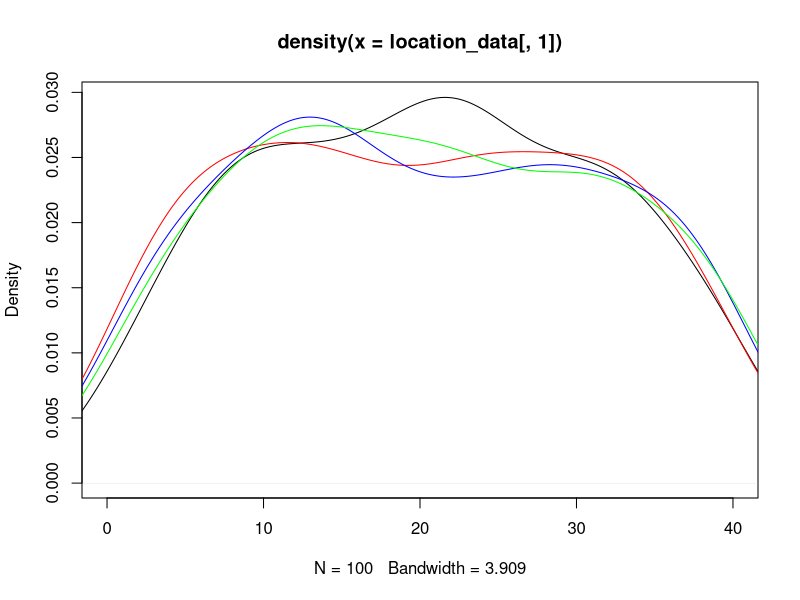
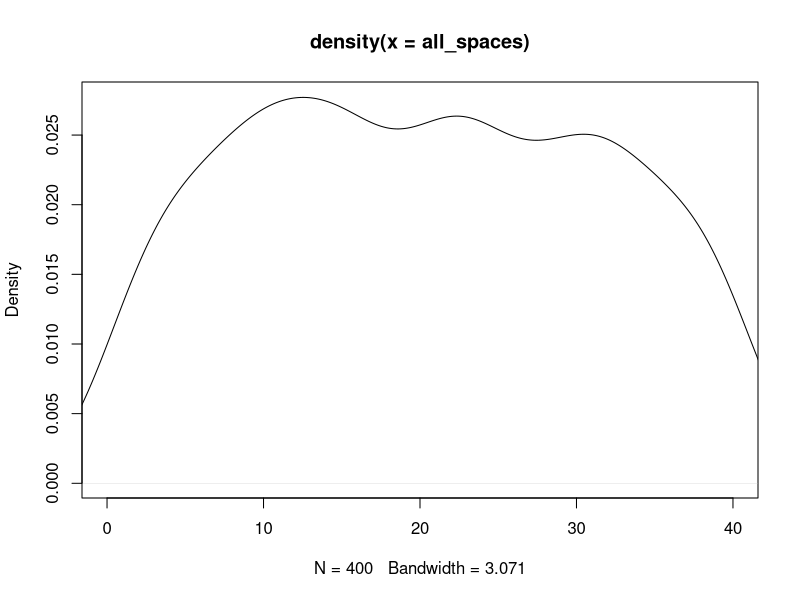
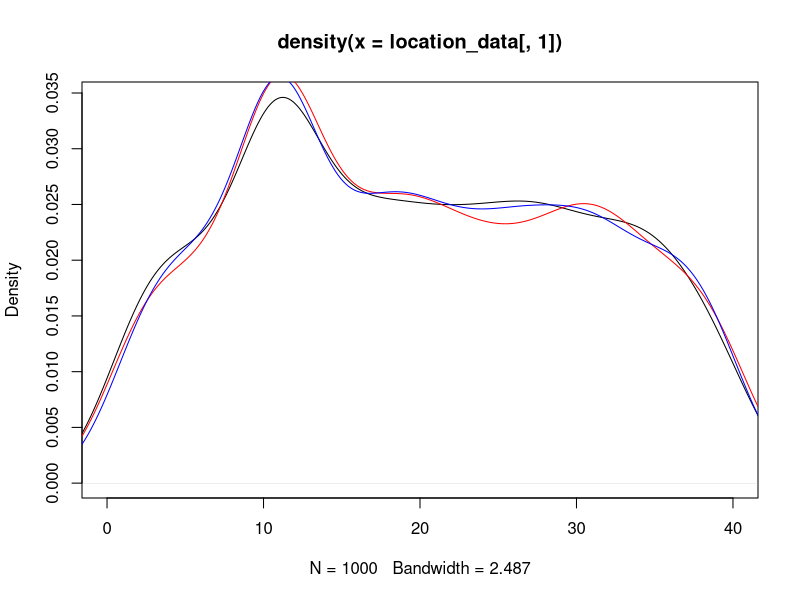
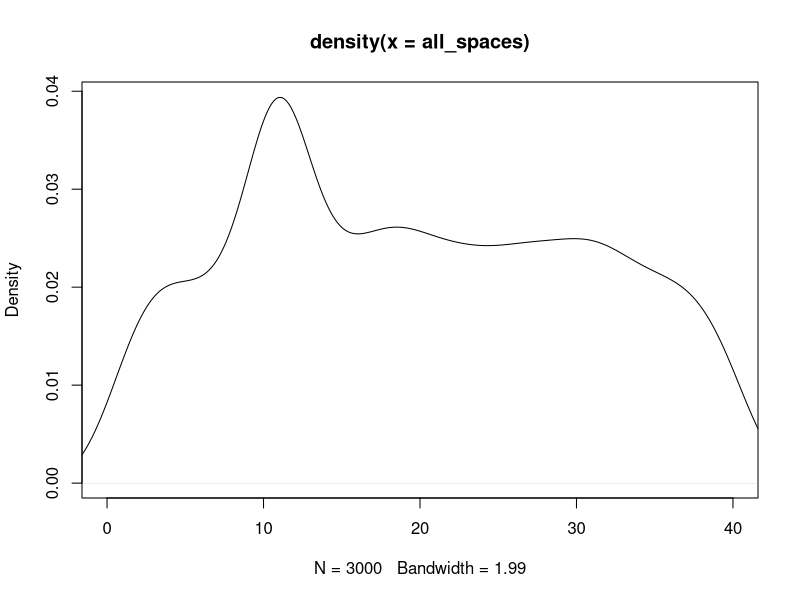

Generate these figures, in order, with R: (Note: this script raises an error after producing the figures.)
## ---- chunk 1
knitr::opts_chunk$set(echo = TRUE)
## ---- chunk 2
#libraries
library(dplyr)
library(ggplot2)
## ---- chunk 3
#Kayleigh
##LET'S GET MOVING

monopolyBoard <- read.csv("MonopolyBoard.csv", header = T)
monopolyBoard

# Using dice rolls to determine where a player will land on the board
#input: "location"; a number 1-40; where the player is on the board
#output: the amount of spaces the player will move until they are on their new location

#note that this is only accounting for standard dice rolls, no special rules yet...

lets_move = function(location) {
  dice_roll_1 <- sample(1:6, 1, replace = TRUE)
  dice_roll_2 <- sample(1:6, 1, replace = TRUE)
  
  roll_total <- sum(dice_roll_1, dice_roll_2)
  roll_double <- dice_roll_1 == dice_roll_2
  
    location = location + roll_total
    
  if (location <= 40) {
    location = location
  } else {
    location = location - 40
  }
  
  space = monopolyBoard$name[monopolyBoard$spaces == location]
  
  print("You're moving forward...")
  print(roll_total)
  
  print("You're on space...")
  print(location)
  
  #print(space) #This prints out the name of the space that they land on. 
}

#testers
lets_move(1)
lets_move(25)
lets_move(38)
lets_move(40)



#A function to move players around the board and to play Monopoly!
#input: "turns"; the amount of turns we should take
#output: a player's new location on the board

lets_play = function(turns) {
  location = 1
  print("Starting Location: GO!")
  for (i in 1:turns) {
    location = lets_move(location)
  }
  print("You've landed on...")
  return(location)
}



lets_play(10) #tester #in this example if you look at a reference monopoly board and "walk" your way around the board with each move being the number in each output, you'll land on the space on the board corresponding to the final output (when counting "GO" as 1 and/or 40) 

#testers 
#"lets_move" and "lets_play" have both been edited to print out phrases for each roll and move to make it easier to determine how the player is moving. 
#"You're moving forward..." gives the player's roll
#"You're on space..." is the players position after 1 turn/"lets_move"
  # Later try to switch this print statement to the name of the spot that the player is on 
#"You've landed on..." gives the final location after running "lets_play" for "x" turns.
  # Later try to switch this print statement to the name of the spot that the player is on 

lets_play(3)
lets_play(10)

## ---- chunk 4
##DOUBLE DOWN

##WORK IN PROGRESS

#A function using dice rolls to determine how many spaces a player will move with the additional rules for "doubles" in Monopoly
#input: "location"; a number 1-40 where the player is on the board
#outut: the number of spaces the player will move on the board, with the special case of rolling three "doubles" and landing in jail
double_down = function(location) {
  dice_roll_1 <- sample(1:6, 1, replace = TRUE)
  dice_roll_2 <- sample(1:6, 1, replace = TRUE)
  
  roll_total <- sum(dice_roll_1, dice_roll_2)
  roll_double <- dice_roll_1 == dice_roll_2
  
  print("roll was")
  print(roll_total)
    
  if (roll_double) {
    
    dice_roll_3 <- sample(1:6, 1, replace = TRUE)
    dice_roll_4 <- sample(1:6, 1, replace = TRUE)
    
    roll_total_2 <- sum(dice_roll_3, dice_roll_4)
    roll_double_2 <- dice_roll_3 == dice_roll_4
    
    print("roll double was")
    print(roll_total_2)

    
    if (roll_double_2) {
      dice_roll_5 <- sample(1:6, 1, replace = TRUE)
      dice_roll_6 <- sample(1:6, 1, replace = TRUE)
      
      roll_total_3 <- sum(dice_roll_5, dice_roll_6)
      roll_double_3 <- dice_roll_5 == dice_roll_6
      
      print("roll double was")
      print(roll_total_3)
      
      if (roll_double_3) {
        location = 11 #Jail
        print("doubles, doubles, doubles")
        print("You're going to JAIL!")
        
      } else {
        location = location + roll_total + roll_total_2 + roll_total_3
        print("doubles, doubles, not doubles")
        print("You're moving forward...")
        print(roll_total + roll_total_2 + roll_total_3)
      }
    } else {
      location = location + roll_total + roll_total_2
      print("doubles, not doubles")
      print("You're moving forward...")
      print(roll_total+roll_total_2)
    }
  } else {
    location = location + roll_total
    print("no doubles")
    print("You're moving forward...")
    print(roll_total)
  }

    
  if (location <= 40) {
    location = location
  } else {
    location = location - 40
  }

  
  print("You're on space...")
  print(location)
}

double_down(1)
#text out in the function is kinda funky right but it's just to make sure its working right
#In final version switch all dice rolls to sample(1:6,...)

## ---- chunk 5
##CHANCE AND COMMUNITY CHEST CARDS
Card_Numbers <- c(1, 2, 3, 4, 5, 6, 7, 8, 9, 10, 11, 12, 13, 14, 15, 16)

Chance_Cards <- c("Advance to Boardwalk", "Advance to Go (Collect $200)", "Advance to Illinois Avenue. If you pass Go, collect $200", "Advance to St. Charles Place. If you pass Go, collect $200", "Advance to the nearest Railroad. If unowned, you may buy it from the Bank. If owned, pay owner twice the rental to which they are otherwise entitled", "Advance to the nearest Railroad. If unowned, you may buy it from the Bank. If owned, pay owner twice the rental to which they are otherwise entitled", "Advance token to nearest Utility. If unowned, you may buy it from the Bank. If owned, throw dice and pay owner a total ten times amount thrown", "Bank pays you dividend of $50", "Get Out of Jail Free", "Go Back 3 Spaces", "Go to Jail. Go directly to Jail, do not pass Go, do not collect $200", "Make general repairs on all your property. For each house pay $25. For each hotel pay $100", "Speeding fine $15", "Take a trip to Reading Railroad. If you pass Go, collect $200", "You have been elected Chairman of the Board. Pay each player $50", "Your building loan matures. Collect $150")

Chance <- data.frame(Chance_Cards, Card_Numbers)
Chance
##Chance cards to move a player to a new space:
  #1 -> Advance to Boardwalk (space 40)
  #2 -> Advance to Go (space 1)
  #3 -> Advance to Illinois Avenue (space 25)
  #4 -> Advance to St. Charles Place (space 12)
  #5 -> Advance to nearest Railroad (space(s) 6, 16, 26, 36)
  #6 -> Advance to nearest Railraod (space(s) 6, 16, 26, 36)
  #7 -> Advance to nearest Utility (space(s) 13, 29)
  #11 -> Go to Jail (space 11)
  #14 -> Take a trip to Reading Railroad (space 6)

Community_Chest_Cards <- c("Advance to Go (Collect $200)", "Bank error in your favor. Collect $200", "Doctor’s fee. Pay $50", "From sale of stock you get $50", "Get Out of Jail Free", "Go to Jail. Go directly to jail, do not pass Go, do not collect $200", "Holiday fund matures. Receive $100", "Income tax refund. Collect $20", "It is your birthday. Collect $10 from every player", "Life insurance matures. Collect $100", "Pay hospital fees of $100", "Pay school fees of $50", "Receive $25 consultancy fee", "You are assessed for street repair. $40 per house. $115 per hotel", "You have won second prize in a beauty contest. Collect $10", "You inherit $100")

Community_Chest <- data.frame(Community_Chest_Cards, Card_Numbers)
Community_Chest

##Community Chest Cards that move a player to a new space:
  #1 -> Advance to GO (space 1)
  #5 -> Go to Jail (space 11)

## ---- chunk 6
# heidi

#the function "who_goes_first" simulates the initial roll before the game begins in order to determine which player goes first
# input is a number of how many players are going to be playing
# output is the value of each players roll and the player that will start the game based on who had the highest roll
who_goes_first <- function(num_players){
  initial_rolls <- c()
  for (i in 1:num_players) {
    player_i_roll <- sum(sample(1:6, 2, replace=TRUE))
    initial_rolls <- c(initial_rolls, player_i_roll) # vector of every player's roll
    print(paste("Player", i, "rolled", player_i_roll))
  }
  cat("\n")
  if(sum(initial_rolls == max(initial_rolls)) >= 2){
    while (sum(initial_rolls == max(initial_rolls)) >= 2) { # if players tied for highest number
      tied_players <- which(initial_rolls==max(initial_rolls)) # identify which players tied
      print("It's a tie! Roll again")
      cat("\n")
      tie_breaker_rolls <- c()
      for (i in tied_players) { # tied players roll again
       player_i_roll2 <- sum(sample(1:6, 2, replace=TRUE))
       tie_breaker_rolls <- c(tie_breaker_rolls, player_i_roll2)
       print(paste("Player", i, "rolled", player_i_roll2))
      }
      initial_rolls <- tie_breaker_rolls
      highest_roll <- max(tie_breaker_rolls)
      highest_player2 <- tied_players[which(tie_breaker_rolls == highest_roll)]
    }
    cat("\n")
    print(paste("Player", highest_player2, "goes first!"))
  }
  else {
    highest_player <- which.max(initial_rolls) # who rolled the highest number
    print(paste("Player", highest_player, "goes first!"))
  }
}

who_goes_first(4) # test function

## ---- chunk 7
# Olivia
# Website for data: https://stat-jet-asu.github.io/Datasets/InstructorDescriptions/monopoly.html

monopolyBoard <- read.csv("MonopolyBoard.csv", header = T)
head(monopolyBoard)

# This section is for question number 2

# Kayleigh's lets_play function from above incorporating players and density plots
# uses lets_move function from above
# input: turns, # of turns to iterate through; players, number of players (2-4)
# output: density plot with a line for each player's frequency of spaces landed on 
# & density plot for the combined frequency of spaces landed on for all players

lets_play = function(turns, players) {
  location_data <- as.data.frame(matrix(nrow = turns, ncol = players))
  
for (j in 1:players) {
  location = 1
  
  for (i in 1:turns) {
    
    location = lets_move(location)
    location_data[i,j] <- location
    }
  }
  
  # creates density plot of frequency of landing on each space for each player
  plot(density(location_data[,1]), xlim = c(0,40), col = "black")
  
  colors <- c("red", "blue", "green")
  
  for (k in 2:players) {
  lines(density(location_data[,k]), col = colors[k-1]) # adds a density line for each player after the first
  }
  
  # creates density plot for total frequency landing on each space (all players spaces included)
  all_spaces <- as.vector(as.matrix(location_data))
  plot(density(all_spaces), xlim = c(0,40), col = "black")
  
}
lets_play(100, 4)

## ---- chunk 8
# Question number 3 -- including jail and double rolls

lets_move2 = function(location) {
  dice_roll_1 <- sample(1:6, 1, replace = TRUE)
  dice_roll_2 <- sample(1:6, 1, replace = TRUE)
  
  roll_total <- sum(dice_roll_1, dice_roll_2)
  roll_double <- dice_roll_1 == dice_roll_2
  
    location = location + roll_total # updates location to be previous location + roll total
    double3 = "false" # double3 is assigned "true" if the player double rolls 3x (as seen in if statement below), otherwise it is assigned "false" 
    
  # first double roll -> roll again
  if (roll_double == TRUE) {
    dice_roll_3 <- sample(1:6, 1, replace = TRUE)
    dice_roll_4 <- sample(1:6, 1, replace = TRUE)
    
    roll_total2 <- sum(dice_roll_3, dice_roll_4)
    roll_double2 <- dice_roll_3 == dice_roll_4
    
    location = location + roll_total2
    double3 = "false"
    
    # if player is at a location past 40, subtract 40 so they go back to the GO space at location "41"
    # this is included in each if statement below so that it applies if player has to roll again
    if (location <= 40) {
      location = location
    } else {
      location = location - 40
    }
     
      # second double roll -> roll again
      if (roll_double2 == TRUE) {
        dice_roll_5 <- sample(1:6, 1, replace = TRUE)
        dice_roll_6 <- sample(1:6, 1, replace = TRUE)
    
        roll_total3 <- sum(dice_roll_5, dice_roll_6)
        roll_double3 <- dice_roll_5 == dice_roll_6
    
        location = location + roll_total3
        double3 = "false"
        
        if (location <= 40) {
          location = location
        } else {
          location = location - 40
        }
        
        # third double roll -> go to jail
          if (roll_double3 == TRUE) {
            location = monopolyBoard$spaces[monopolyBoard$name == "Jail"]
            double3 = "true"
          }
      }
  }  
    
  if (location <= 40) {
    location = location
  } else {
    location = location - 40
  }
  
  listdata <- (list(location, double3)) # creates list for outputs "location" and "double3"
  # if you need to access location from this function, use lets_move2(location)[[1]]
  # if you need to access double3, use lets_move2(double3)[[2]]
  return(listdata)
  
}




lets_play2 = function(turns, players) {
  
  # assign piece names to dataframe columns
  # use heidis function to assign highest player to piece 1 and go thru rest of players
  
  location_data <- as.data.frame(matrix(nrow = turns, ncol = players)) # dataframe will keep data for locations of players for each turn
  double3data <- as.data.frame(matrix(nrow = turns, ncol = players)) # dataframe will say "true" if player double rolled 3x (which lands them in jail) and "false" if they didn't double roll 3x
  
  for (j in 1:players) { # rotates through each player
    location = 1 # each player starts at location 1
    double3 = 0 # initializing "double3" which will be later assigned a "true" or "false" based on if player double rolled 3x
  
    for (i in 1:turns) { # iterates through number of turns
      
        location = lets_move2(location)[[1]] # takes location from lets_move2 function and assigns it to location
        location_data[i,j] <- as.integer(location) # puts location value into the dataframe of locations for each player
        double3data[i,j] <- lets_move2(double3)[[2]] # takes "true" or "false" value from double3 and adds it to double3data dataframe
        
      # deals with landing in jail from "go to jail" space and staying there for next 3 turns
      if (31 %in% location_data[i-1,j]) { # if you landed on 31 in the last turn (i-1 turn), you go to jail (space 11) for the ith turn
        location <- 11
        location_data[i,j] <- as.integer(location) # new location is 11
      } else if (11 %in% location_data[i-1,j] & 31 %in% location_data[i-2,j]) { # if you were on space 11 last turn AND you were on space 31 2 turns ago, you stay in jail (space 11) for turn i
        location <- 11
        location_data[i,j] <- as.integer(location)
      } else if (11 %in% location_data[i-2,j] & 31 %in% location_data[i-3,j]) {
        location <- 11
        location_data[i,j] <- as.integer(location)
      }
        
      # landing in jail from 3x double roll and staying there for next 3 turns
      if (11 %in% location_data[i,j] & "true" %in% double3data[i-1,j]) { # if player's location is 11 (jail) and double3data is"true" (player double rolled 3x), player stays in jail. all 3 if/else if statements keep player in jail for the next 3 turns
        location <- 11
        location_data[i,j] <- as.integer(location)
      } else if (11 %in% location_data[i-1,j] & "true" %in% double3data[i-2,j]) { # 
        location <- 11
        location_data[i,j] <- as.integer(location)
      } else if (11 %in% location_data[i-2,j] & "true" %in% double3data[i-3,j]) {
        location <- 11
        location_data[i,j] <- as.integer(location)
      }
        
    }
  }
  #print(location_data)
  
  # creates density plot of frequency of landing on each space for each player
  plot(density(location_data[,1]), xlim = c(0,40), col = "black")
  
  colors <- c("red", "blue", "green")
  
  for (k in 2:players) {
    lines(density(location_data[,k]), col = colors[k-1]) # adds a density line for each player after the first
  }
  
  # creates density plot for total frequency landing on each space (all players spaces included)
  all_spaces <- as.vector(as.matrix(location_data))
  plot(density(all_spaces), xlim = c(0,40), col = "black")
  
}
 
lets_play2(1000, 3)

# how should we go about recording spaces landed on when double rolls occur?

Chance
Community_Chest
## ---- chunk 9
#4 - Kayleigh and Maddie 
#Chance - spaces 8, 23, 37
#Community Chest - spaces 3, 18, 34
Chance

Drawing_Chance = function(location) {
  location = location
  draw_card <- sample(1:16, 1, replace = TRUE)
  player_card <- Chance$Chance_Cards[draw_card]
  print(player_card)

  
      if(draw_card == 1) {
        location = 1
      }
      
      if(draw_card == 2) {
        location = 1
      }
      
      if(draw_card == 3) {
        location = 25
      }
  
      if(draw_card == 4){
        location = 12
      }
    
      if(draw_card == 5){
        if(location >= 1 && location <= 10){
              location = 6
            } else {
              if (location > 10 && location <= 20){
                location = 16
              } else {
                if(location > 20 && location <= 30){
                  location = 26
                } else {
                  location = 36
                }
              }
            }
      }
  
    if(draw_card == 6){
        if(location >= 1 && location <= 10){
              location = 6
            } else {
              if (location > 10 && location <= 20){
                location = 16
              } else {
                if(location > 20 && location <= 30){
                  location = 26
                } else {
                  location = 36
                }
              }
            }
    }
  
    if(draw_card == 7) {
      if(location >= 1 && location <= 13) {
                location = 13
              } else {
                if(location > 13 && location <= 29) {
                  location = 29
                } else {
                  location = 13
                }
              }
    }
  
    if(draw_card == 11) {
      location = 11
    }
  
    if(draw_card == 14) {
      location = 14
    }
  
    if(draw_card == 10) {
      location = location - 3
    }
  
    location = location
}

Drawing_Chance(8)
Drawing_Chance(23)
Drawing_Chance(37)

Drawing_Community_Chest = function(location) {
  location = location
  draw_card_chest <- sample(1:16, 1, replace = TRUE)
  player_card_chest <- Community_Chest$Community_Chest_Cards[draw_card_chest]
  print(player_card_chest)
  print(location)
  
  if (draw_card_chest == 1) {
    location = 1
  } else {
    if (draw_card_chest == 6) {
    location = 11
    } else {
      location = location
    }
  
  }
  
  location = location 
}

Drawing_Community_Chest(3)
Drawing_Community_Chest(18)
Drawing_Community_Chest(34)

lets_move3 = function(location) {
  dice_roll_1 <- sample(1:6, 1, replace = TRUE)
  dice_roll_2 <- sample(1:6, 1, replace = TRUE)
  
  roll_total <- sum(dice_roll_1, dice_roll_2)
  roll_double <- dice_roll_1 == dice_roll_2
  
    location = location + roll_total
    double3 = "false"
  
  print("your roll total is...")
  print(roll_total)

  if (location <= 40) {
      location = location
  } else {
      location = location - 40
  }
   
  print("your location is...")
  print(location)
  
  if(location == 8 || location == 23 || location == 27) {
    Drawing_Chance(location)
    print("your location is...")
    print(location)
  }
  
  if(location == 3 || location == 18 || location == 34) {
    Drawing_Community_Chest(location)
    print("your location is...")
    print(location)
  }
    
  # first double roll -> roll again
  if (roll_double == TRUE) {
    dice_roll_3 <- sample(1:6, 1, replace = TRUE)
    dice_roll_4 <- sample(1:6, 1, replace = TRUE)
    
    roll_total2 <- sum(dice_roll_3, dice_roll_4)
    roll_double2 <- dice_roll_3 == dice_roll_4
    
    location = location + roll_total2
    double3 = "false"
    print("1 double")
    
    if (location <= 40) {
      location = location
    } else {
      location = location - 40
    }
    
    
    if(location == 8 || location == 23 || location == 27) {
    Drawing_Chance(location)
      location = location 
    }
  
  if(location == 3 || location == 18 || location == 34) {
    Drawing_Community_Chest(location)
    location = location 
    }
     
      # second double roll -> roll again
      if (roll_double2 == TRUE) {
        dice_roll_5 <- sample(1:6, 1, replace = TRUE)
        dice_roll_6 <- sample(1:6, 1, replace = TRUE)
    
        roll_total3 <- sum(dice_roll_5, dice_roll_6)
        roll_double3 <- dice_roll_5 == dice_roll_6
    
        location = location + roll_total3
        double3 = "false"
        print("2 doubles")
        
        if (location <= 40) {
          location = location
        } else {
          location = location - 40
        }
        
        if(location == 8 || location == 23 || location == 27) {
          Drawing_Chance(location)
          location = location 
        }
  
        if(location == 3 || location == 18 || location == 34) {
           Drawing_Community_Chest(location)
          location = location 
        }
        
        # third double roll -> go to jail
          if (roll_double3 == TRUE) {
            location = monopolyBoard$spaces[monopolyBoard$name == "Jail"]
            double3 = "true"
            print("three doubles")
          }
      }
  }  
   
  location = location 
  
  print("your location is...")
  print(location)
  listdata <- (list(location, double3))
  return(listdata)
  
}

lets_move3(1)

lets_play3 = function(turns, players) {
  
  location_data <- as.data.frame(matrix(nrow = turns, ncol = players))
  double3data <- as.data.frame(matrix(nrow = turns, ncol = players))
  
  for (j in 1:players) {
    location = 1
    double3 = 0
  
    for (i in 1:turns) {
      
        location = lets_move2(location)[[1]]
        location_data[i,j] <- as.integer(location)
        double3data[i,j] <- lets_move2(double3)[[2]]
        
      # deals with landing in jail from "go to jail" space and staying there for next 3 turns
      if (31 %in% location_data[i-1,j]) { # if you land on 31 (go to jail), next location is in jail (space 11)
        location <- 11
        location_data[i,j] <- as.integer(location)
      } else if (11 %in% location_data[i-1,j] & 31 %in% location_data[i-2,j]) {
        location <- 11
        location_data[i,j] <- as.integer(location)
      } else if (11 %in% location_data[i-2,j] & 31 %in% location_data[i-3,j]) {
        location <- 11
        location_data[i,j] <- as.integer(location)
      }
        
      # landing in jail from 3x double roll and staying there for next 3 turns
      if (11 %in% location_data[i,j] & "true" %in% double3data[i-1,j]) { # "true" means player double rolled 3x -> jail
        location <- 11
        location_data[i,j] <- as.integer(location)
      } else if (11 %in% location_data[i-1,j] & "true" %in% double3data[i-2,j]) { # 
        location <- 11
        location_data[i,j] <- as.integer(location)
      } else if (11 %in% location_data[i-2,j] & "true" %in% double3data[i-3,j]) {
        location <- 11
        location_data[i,j] <- as.integer(location)
      }
        
    }
  }
  #print(location_data)
  
  # creates density plot of frequency of landing on each space for each player
  plot(density(location_data[,1]), xlim = c(0,40), col = "black")
  
  colors <- c("red", "blue", "green")
  
  for (k in 2:players) {
    lines(density(location_data[,k]), col = colors[k-1]) # adds a density line for each player after the first
  }
  
  # creates density plot for total frequency landing on each space (all players spaces included)
  all_spaces <- as.vector(as.matrix(location_data))
  plot(density(all_spaces), xlim = c(0,40), col = "black")
  
}
## ---- chunk 10

monopolyBoard1 <- read.csv("MonopolyBoard.csv", header = T)
head(monopolyBoard1)

kaciesboard <- monopolyBoard1 %>% select(., "name", "type", "color", "spaces")
kaciestibble <- as_tibble(kaciesboard)
kaciestibble

freq <- kaciestibble %>% ggplot(., mapping=aes(x="names" )) +geom_freqpoly()

freq
 
## ---- chunk 11
#hello
dice_roll <- sum(sample(1:6, 2, replace = TRUE))
dice_roll
